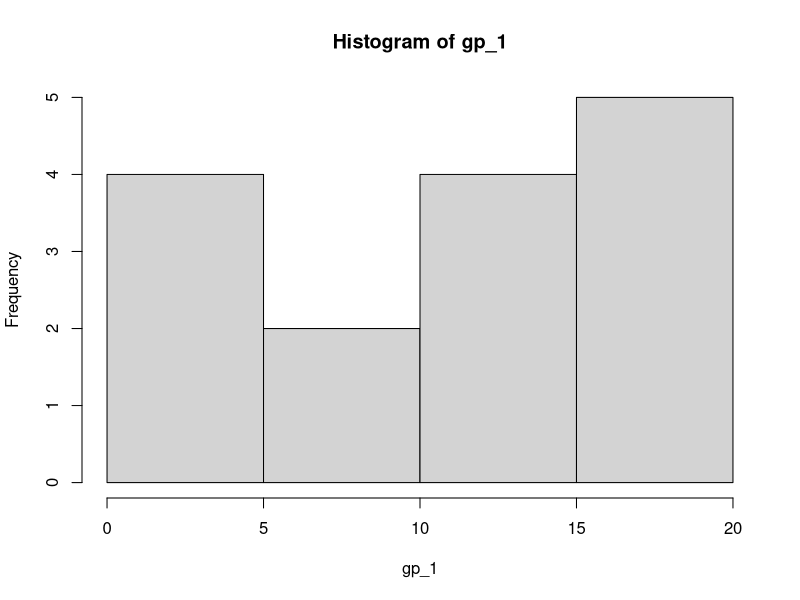
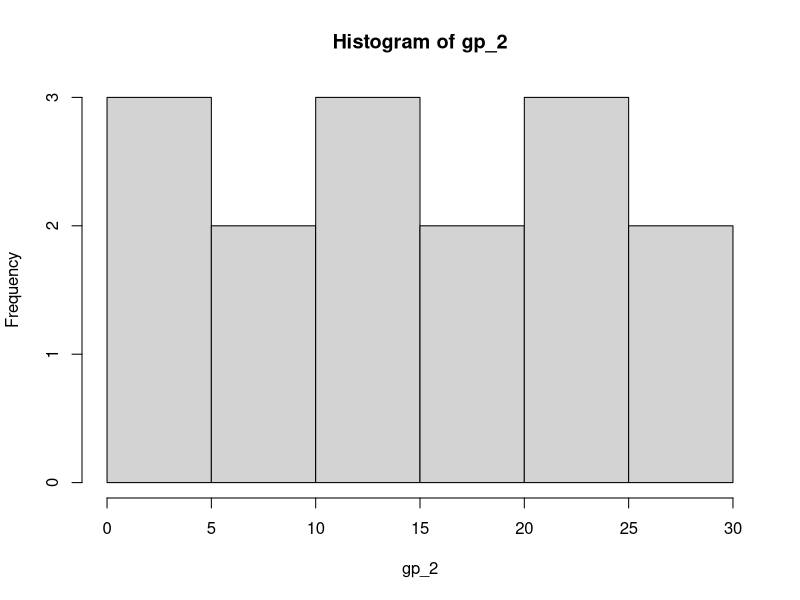

R code for these plots, in order:
## ---- chunk 1
knitr::opts_chunk$set(echo = TRUE)
library(tidyverse)
library(palmerpenguins)
library(ggpubr)
library(broom)
## ---- chunk 2
set.seed(1414)
gp_1 <- sample.int(20, size = 15, replace = TRUE)

set.seed(1424)
gp_2 <- sample.int(30, size = 15, replace = TRUE)
## ---- chunk 3
hist(gp_1)
## ---- chunk 4
hist(gp_2)
## ---- chunk 5
my_mwu <- wilcox.test(gp_1, gp_2)
## ---- chunk 6

